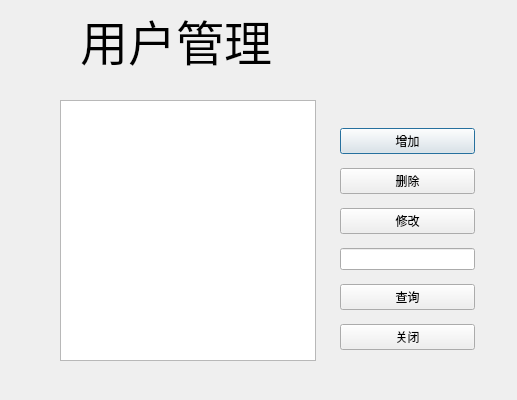
<?xml version="1.0" encoding="UTF-8"?>
<ui version="4.0">
 <class>Dialog</class>
 <widget class="QDialog" name="Dialog">
  <property name="geometry">
   <rect>
    <x>0</x>
    <y>0</y>
    <width>517</width>
    <height>400</height>
   </rect>
  </property>
  <property name="windowTitle">
   <string>Dialog</string>
  </property>
  <widget class="QLabel" name="label">
   <property name="geometry">
    <rect>
     <x>80</x>
     <y>10</y>
     <width>211</width>
     <height>61</height>
    </rect>
   </property>
   <property name="font">
    <font>
     <family>微软雅黑</family>
     <pointsize>36</pointsize>
    </font>
   </property>
   <property name="text">
    <string>用户管理</string>
   </property>
  </widget>
  <widget class="QTableView" name="tableView">
   <property name="geometry">
    <rect>
     <x>60</x>
     <y>100</y>
     <width>256</width>
     <height>261</height>
    </rect>
   </property>
  </widget>
  <widget class="QWidget" name="">
   <property name="geometry">
    <rect>
     <x>340</x>
     <y>120</y>
     <width>135</width>
     <height>241</height>
    </rect>
   </property>
   <layout class="QVBoxLayout" name="verticalLayout">
    <item>
     <widget class="QPushButton" name="pushButton_2">
      <property name="text">
       <string>增加</string>
      </property>
     </widget>
    </item>
    <item>
     <widget class="QPushButton" name="pushButton_3">
      <property name="text">
       <string>删除</string>
      </property>
     </widget>
    </item>
    <item>
     <widget class="QPushButton" name="pushButton_4">
      <property name="text">
       <string>修改</string>
      </property>
     </widget>
    </item>
    <item>
     <widget class="QLineEdit" name="lineEdit"/>
    </item>
    <item>
     <widget class="QPushButton" name="pushButton_5">
      <property name="text">
       <string>查询</string>
      </property>
     </widget>
    </item>
    <item>
     <widget class="QPushButton" name="pushButton">
      <property name="text">
       <string>关闭</string>
      </property>
     </widget>
    </item>
   </layout>
  </widget>
 </widget>
 <resources/>
 <connections>
  <connection>
   <sender>pushButton</sender>
   <signal>clicked()</signal>
   <receiver>Dialog</receiver>
   <slot>btnClose()</slot>
   <hints>
    <hint type="sourcelabel">
     <x>415</x>
     <y>332</y>
    </hint>
    <hint type="destinationlabel">
     <x>541</x>
     <y>341</y>
    </hint>
   </hints>
  </connection>
  <connection>
   <sender>pushButton_2</sender>
   <signal>clicked()</signal>
   <receiver>Dialog</receiver>
   <slot>btnInsert()</slot>
   <hints>
    <hint type="sourcelabel">
     <x>372</x>
     <y>144</y>
    </hint>
    <hint type="destinationlabel">
     <x>479</x>
     <y>109</y>
    </hint>
   </hints>
  </connection>
  <connection>
   <sender>pushButton_3</sender>
   <signal>clicked()</signal>
   <receiver>Dialog</receiver>
   <slot>btnDelete()</slot>
   <hints>
    <hint type="sourcelabel">
     <x>403</x>
     <y>188</y>
    </hint>
    <hint type="destinationlabel">
     <x>477</x>
     <y>163</y>
    </hint>
   </hints>
  </connection>
  <connection>
   <sender>pushButton_4</sender>
   <signal>clicked()</signal>
   <receiver>Dialog</receiver>
   <slot>btnUpdate()</slot>
   <hints>
    <hint type="sourcelabel">
     <x>387</x>
     <y>226</y>
    </hint>
    <hint type="destinationlabel">
     <x>469</x>
     <y>206</y>
    </hint>
   </hints>
  </connection>
  <connection>
   <sender>pushButton_5</sender>
   <signal>clicked()</signal>
   <receiver>Dialog</receiver>
   <slot>btnQuery()</slot>
   <hints>
    <hint type="sourcelabel">
     <x>443</x>
     <y>295</y>
    </hint>
    <hint type="destinationlabel">
     <x>472</x>
     <y>294</y>
    </hint>
   </hints>
  </connection>
 </connections>
 <slots>
  <slot>btnClose()</slot>
  <slot>btnInsert()</slot>
  <slot>btnDelete()</slot>
  <slot>btnUpdate()</slot>
  <slot>btnQuery()</slot>
 </slots>
</ui>
